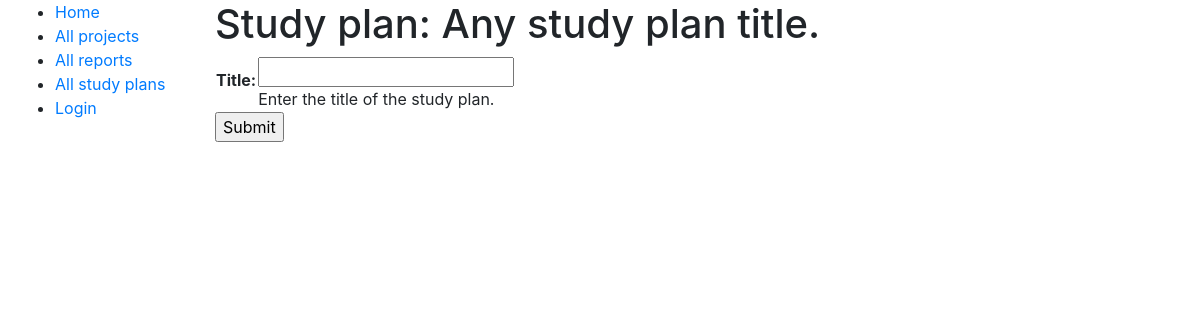
Before: /fileindex/study_plans/2/update with the older database file.
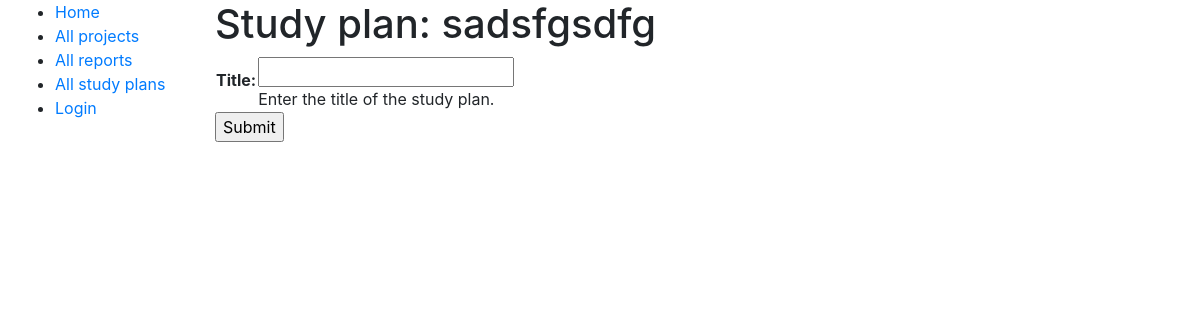
After: the same page with the newer database file.
### fileindex/models.py (models this page shows, shortened)
class Document(models.Model):
    owner = models.ForeignKey(User, on_delete=models.SET_NULL, blank=True, null=True)
    project = models.ForeignKey(Project, on_delete=models.SET_NULL, blank=True, null=True)
    location = models.ForeignKey(Location, on_delete=models.SET_NULL, blank=True, null=True)
    DOCUMENT_CODE = (
        ('SP', 'Study plan'),
        ('R', 'Report'),
        ('RDF', 'Related file'),
        ('LBN', 'Lab book'),
    )
    document_code = models.CharField(max_length=3, choices=DOCUMENT_CODE, default='')
    e_copy = models.FileField(upload_to='uploads/', null=True, blank=True)
    class Meta:
        abstract = True

class StudyPlan(Document):
    title = models.TextField()
    DOCUMENT_STATUS = (
        ('PEN', 'Pending'),
        ('IND', 'In draft'),
        ('COM', 'Complete'),
    )
    status = models.CharField(max_length=3, choices=DOCUMENT_STATUS, default='PEN')
    sign_date = models.DateField(null=True, blank=True)

### fileindex/views.py (the view)
# urls.py: path('study_plans/<int:pk>/update', views.studyplan_update, name='studyplan-update'),
def studyplan_update(request, pk):
    studyplan = StudyPlan.objects.get(id=pk)
    if request.method == 'POST':
        studyplan_update_form = StudyPlanForm(request.POST)
        if studyplan_update_form.is_valid():
            studyplan.title = studyplan_update_form.cleaned_data['title']
            studyplan.save()
            return HttpResponseRedirect('/')
    else:
        studyplan_update_form = StudyPlanForm()
    context = {
        'form': studyplan_update_form,
        'studyplan': studyplan,
    }
    return render(request, 'fileindex/studyplan_update.html', context)

### fileindex/forms.py (shortened to what this page needs)
class StudyPlanForm(forms.Form):
    title = forms.CharField(help_text="Enter the title of the study plan.")

### fileindex/templates/fileindex/studyplan_update.html (shortened to what this page needs)
{% extends "base_generic.html" %}
{% block content %}
	<h1>Study plan: {{ studyplan.title }}</h1>
	<form action="" method="POST">
	    <table>
	    {{ form.as_table }}
	    </table>
	    <input type="submit" value="Submit">
	</form>
{% endblock %}

Changed rows visible on the page:
changed StudyPlan: title "Any study plan title." → "sadsfgsdfg"
